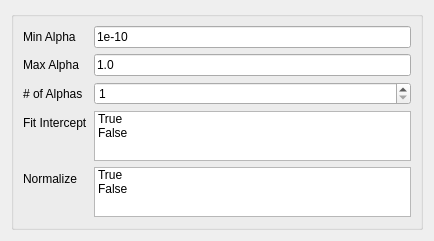
<?xml version="1.0" encoding="UTF-8"?>
<ui version="4.0">
 <class>Form</class>
 <widget class="QWidget" name="Form">
  <property name="geometry">
   <rect>
    <x>0</x>
    <y>0</y>
    <width>434</width>
    <height>241</height>
   </rect>
  </property>
  <property name="sizePolicy">
   <sizepolicy hsizetype="Ignored" vsizetype="Ignored">
    <horstretch>0</horstretch>
    <verstretch>0</verstretch>
   </sizepolicy>
  </property>
  <property name="windowTitle">
   <string>Form</string>
  </property>
  <layout class="QVBoxLayout" name="verticalLayout_2">
   <item>
    <widget class="QGroupBox" name="Ridge">
     <property name="enabled">
      <bool>true</bool>
     </property>
     <property name="title">
      <string/>
     </property>
     <layout class="QFormLayout" name="formLayout_2">
      <property name="fieldGrowthPolicy">
       <enum>QFormLayout::AllNonFixedFieldsGrow</enum>
      </property>
      <item row="0" column="0">
       <widget class="QLabel" name="min_alphaLabel">
        <property name="text">
         <string>Min Alpha</string>
        </property>
       </widget>
      </item>
      <item row="1" column="0">
       <widget class="QLabel" name="max_alphaLabel">
        <property name="text">
         <string>Max Alpha</string>
        </property>
       </widget>
      </item>
      <item row="2" column="0">
       <widget class="QLabel" name="n_alpha_label">
        <property name="text">
         <string># of Alphas</string>
        </property>
       </widget>
      </item>
      <item row="2" column="1">
       <widget class="QSpinBox" name="n_alpha_spinBox">
        <property name="minimum">
         <number>1</number>
        </property>
        <property name="maximum">
         <number>999999999</number>
        </property>
       </widget>
      </item>
      <item row="3" column="0">
       <widget class="QLabel" name="fitInterceptLabel">
        <property name="text">
         <string>Fit Intercept</string>
        </property>
       </widget>
      </item>
      <item row="3" column="1">
       <widget class="QListWidget" name="fit_intercept_list">
        <property name="maximumSize">
         <size>
          <width>16777215</width>
          <height>50</height>
         </size>
        </property>
        <property name="selectionMode">
         <enum>QAbstractItemView::MultiSelection</enum>
        </property>
        <item>
         <property name="text">
          <string>True</string>
         </property>
        </item>
        <item>
         <property name="text">
          <string>False</string>
         </property>
        </item>
       </widget>
      </item>
      <item row="4" column="0">
       <widget class="QLabel" name="normalizeLabel">
        <property name="text">
         <string>Normalize</string>
        </property>
       </widget>
      </item>
      <item row="4" column="1">
       <widget class="QListWidget" name="normalize_list">
        <property name="maximumSize">
         <size>
          <width>16777215</width>
          <height>50</height>
         </size>
        </property>
        <item>
         <property name="text">
          <string>True</string>
         </property>
        </item>
        <item>
         <property name="text">
          <string>False</string>
         </property>
        </item>
       </widget>
      </item>
      <item row="0" column="1">
       <widget class="QLineEdit" name="min_alpha_line_edit">
        <property name="text">
         <string>1e-10</string>
        </property>
       </widget>
      </item>
      <item row="1" column="1">
       <widget class="QLineEdit" name="max_alpha_line_edit">
        <property name="text">
         <string>1.0</string>
        </property>
       </widget>
      </item>
     </layout>
    </widget>
   </item>
  </layout>
 </widget>
 <resources/>
 <connections/>
</ui>
